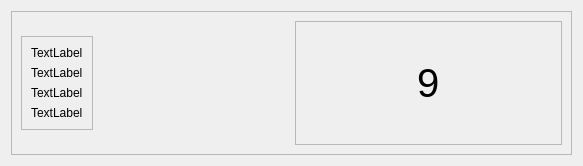
<?xml version="1.0" encoding="UTF-8"?>
<ui version="4.0">
 <class>Form</class>
 <widget class="QWidget" name="Form">
  <property name="geometry">
   <rect>
    <x>0</x>
    <y>0</y>
    <width>583</width>
    <height>166</height>
   </rect>
  </property>
  <property name="windowTitle">
   <string>Form</string>
  </property>
  <layout class="QVBoxLayout" name="verticalLayout_2">
   <item>
    <widget class="QFrame" name="mainframe">
     <property name="frameShape">
      <enum>QFrame::StyledPanel</enum>
     </property>
     <property name="frameShadow">
      <enum>QFrame::Raised</enum>
     </property>
     <layout class="QHBoxLayout" name="horizontalLayout">
      <item alignment="Qt::AlignLeft|Qt::AlignVCenter">
       <widget class="QFrame" name="sub_frame">
        <property name="frameShape">
         <enum>QFrame::StyledPanel</enum>
        </property>
        <property name="frameShadow">
         <enum>QFrame::Raised</enum>
        </property>
        <layout class="QVBoxLayout" name="verticalLayout">
         <item>
          <widget class="QLabel" name="label">
           <property name="text">
            <string>TextLabel</string>
           </property>
          </widget>
         </item>
         <item>
          <widget class="QLabel" name="label_4">
           <property name="text">
            <string>TextLabel</string>
           </property>
          </widget>
         </item>
         <item>
          <widget class="QLabel" name="label_3">
           <property name="text">
            <string>TextLabel</string>
           </property>
          </widget>
         </item>
         <item>
          <widget class="QLabel" name="label_2">
           <property name="text">
            <string>TextLabel</string>
           </property>
          </widget>
         </item>
        </layout>
       </widget>
      </item>
      <item>
       <widget class="QFrame" name="side_frame">
        <property name="frameShape">
         <enum>QFrame::StyledPanel</enum>
        </property>
        <property name="frameShadow">
         <enum>QFrame::Raised</enum>
        </property>
        <layout class="QHBoxLayout" name="horizontalLayout_2">
         <item alignment="Qt::AlignHCenter|Qt::AlignVCenter">
          <widget class="QLabel" name="label_5">
           <property name="font">
            <font>
             <pointsize>30</pointsize>
            </font>
           </property>
           <property name="text">
            <string>9</string>
           </property>
          </widget>
         </item>
        </layout>
       </widget>
      </item>
     </layout>
    </widget>
   </item>
  </layout>
 </widget>
 <resources/>
 <connections/>
</ui>
